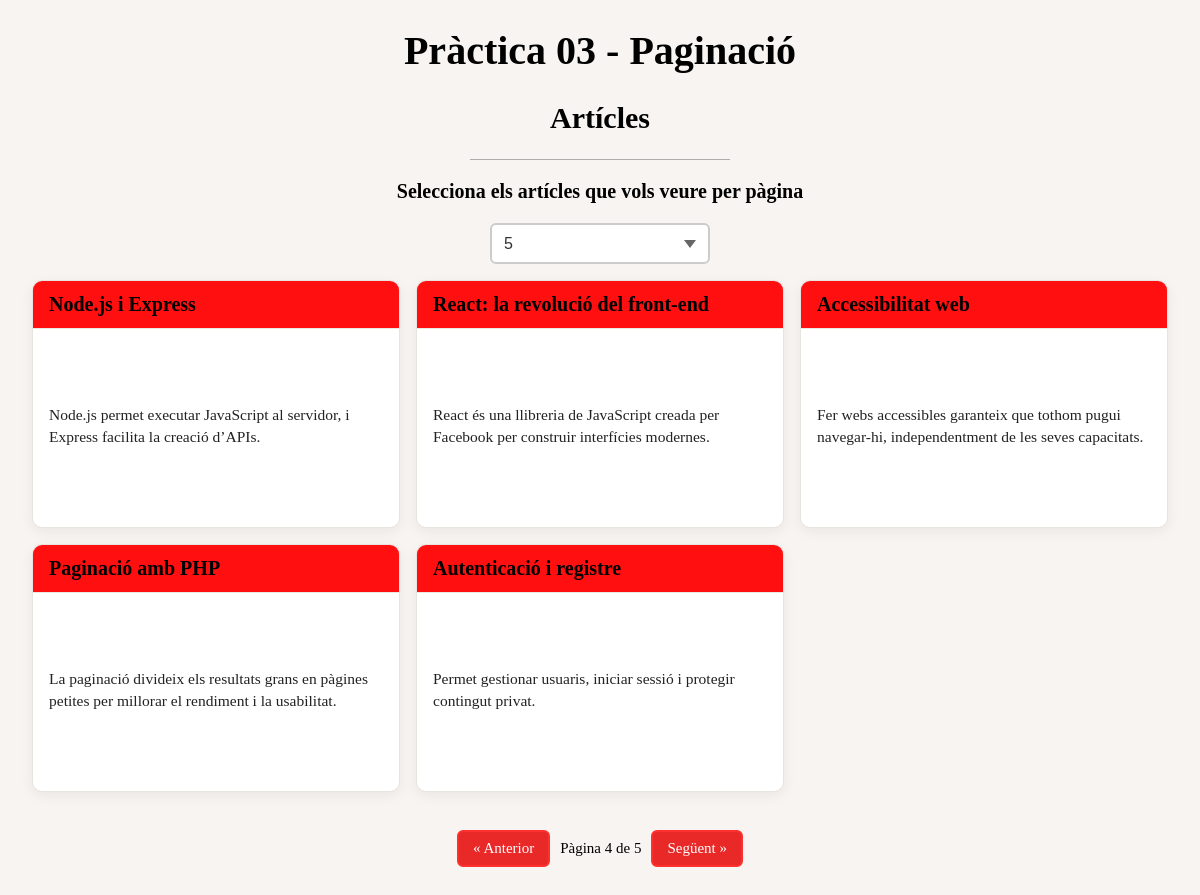
Page /?per_page=5&page=4 on the committed database.
### tables this page shows
CREATE TABLE IF NOT EXISTS articles (
    id INT NOT NULL AUTO_INCREMENT PRIMARY KEY,
    dni VARCHAR(9) NOT NULL,
    Nom VARCHAR(50) NOT NULL,
    Cos TEXT NOT NULL
);

### index.php (called while the page is built, shortened)
<?php
require_once __DIR__ . '/config/db_connection.php';
$permitits = range(1, 10);
$perDefecte = 5;
$articlesPerPagina = (isset($_GET['per_page']) && in_array((int)$_GET['per_page'], $permitits, true))
    ? (int)$_GET['per_page']
    : $perDefecte;
$paginaActual = (isset($_GET['page']) && is_numeric($_GET['page']) && (int)$_GET['page'] > 0)
    ? (int)$_GET['page']
    : 1;
$total = (int)$conn->query("SELECT COUNT(*) FROM articles")->fetchColumn();
$totalPagines = (int)max(1, ceil($total / $articlesPerPagina));
$offset = ($paginaActual - 1) * $articlesPerPagina;
$sql = "SELECT id, Nom, Cos
        FROM articles
        ORDER BY id ASC
        LIMIT :limit OFFSET :offset";
$stmt = $conn->prepare($sql);
$stmt->bindValue(':limit',  $articlesPerPagina, PDO::PARAM_INT);
$stmt->bindValue(':offset', $offset, PDO::PARAM_INT);
$stmt->execute();
$articles = $stmt->fetchAll();
$queryBase = http_build_query(['per_page' => $articlesPerPagina]);
$prevUrl = "?{$queryBase}&page=" . max(1, $paginaActual - 1);
$nextUrl = "?{$queryBase}&page=" . min($totalPagines, $paginaActual + 1);
include_once __DIR__ . '/app/view/vista.index.php';

### app/view/vista.index.php (the view, shortened to what this page needs)
<!DOCTYPE html>
<html lang="ca">
<head>
  <link rel="stylesheet" href="resources/css/style.css">
</head>
<body>
  <h1>Pràctica 03 - Paginació</h1>
  <h2>Artícles</h2>
  <div class="separador"></div>
  <div class="articles">
    <h3>Selecciona els artícles que vols veure per pàgina</h3>
    <form method="get">
      <select name="per_page" id="articles" onchange="this.form.submit()">
        <?php for ($i = 1; $i <= 10; $i++): ?>
          <option value="<?= $i ?>" <?= ($i === $articlesPerPagina ? 'selected' : '') ?>>
            <?= $i ?>
          </option>
        <?php endfor; ?>
      </select>
    </form>
  </div>
    <div class="cards-grid">
        <?php foreach ($articles as $a): ?>
            <article class="card">
                <header class="card__header">
                    <h2 class="card__title"><?= htmlspecialchars($a['Nom']) ?></h2>
                </header>
                <div class="card__body">
                    <p><?= nl2br(htmlspecialchars($a['Cos'])) ?></p>
                </div>
            </article>
        <?php endforeach; ?>
    </div>
    <div class="paginacio">
        <a class="page-btn <?= ($paginaActual==1?'is-disabled':'') ?>" href="<?= $prevUrl ?>">&laquo; Anterior</a>
        <span class="page-state">Pàgina <?= $paginaActual ?> de <?= $totalPagines ?></span>
        <a class="page-btn <?= ($paginaActual==$totalPagines?'is-disabled':'') ?>" href="<?= $nextUrl ?>">Següent &raquo;</a>
    </div>
</body>
</html>

### resources/css/style.css (style rules this page uses)
body { background-color: #f7f4f1; }
h1 { text-align: center; color: rgb(0, 0, 0); font-family: 'Formula1-Display-Bold', cursive; font-size: 40px; }
h2 { text-align: center; color: rgb(0, 0, 0); font-family: 'Formula1-Display-Bold', cursive; font-size: 30px; }
h3 { text-align: center; color: rgb(0, 0, 0); font-family: 'Formula1-Display-Bold', cursive; font-size: 20px; }
.separador { border-top: #acacac 1px solid; margin-top: 0px; margin-left: 39%; margin-right: 39%; margin-bottom: 0px; }
.articles { text-align: center; margin-top: 16px; }
#articles { -webkit-appearance: none; -moz-appearance: none; appearance: none; display: inline-block; width: 220px; padding: 10px 40px 10px 12px; font-size: 16px; border: 2px solid #ccc; border-radius: 6px; background-color: #ffffff; color: #333333; background-repeat: no-repeat; background-position: right 12px center; cursor: pointer; transition: border-color 0.15s, box-shadow 0.15s; }
.cards-grid { display: grid; grid-template-columns: repeat(auto-fill, minmax(280px, 1fr)); gap: 16px; padding: 16px 24px; max-width: 1200px; margin: 0 auto; }
.card { background: #ffffff; border: 1.5px solid #e7e3de; border-radius: 10px; box-shadow: 0 4px 14px rgba(0,0,0,0.06); overflow: hidden; transition: transform .12s ease, box-shadow .12s ease, border-color .12s ease; }
.card__header { background: #ff0f0f; padding: 12px 16px; border-bottom: 1px solid #ece8e4; }
.card__title { margin: 0; text-align: left; font-family: 'Formula1-Display-Bold', cursive; font-size: 20px; color: #000; }
.card__body { padding: 14px 16px 18px; color: #222; line-height: 1.45; font-size: 15.5px; white-space: pre-wrap; }
.paginacio { display: flex; gap: 10px; align-items: center; justify-content: center; margin: 22px auto 40px; padding: 0 16px; }
.page-btn { display: inline-block; padding: 8px 14px; border: 2px solid #ff3030; border-radius: 6px; background: rgb(233, 40, 40); color: #fff; font-size: 15px; text-decoration: none; transition: background-color .15s, color .15s, border-color .15s, transform .1s; }
.page-state { font-family: 'Formula1-Display-Bold', cursive; font-size: 15px; color: #000; }
.articles { margin-top: 16px; }

### rows in the picture
articles: Nom "Node.js i Express", Cos "Node.js permet executar JavaScript al servidor, i Express facilita la creació d’APIs."
articles: Nom "React: la revolució del front-end", Cos "React és una llibreria de JavaScript creada per Facebook per construir interfícies modernes."
articles: Nom "Accessibilitat web", Cos "Fer webs accessibles garanteix que tothom pugui navegar-hi, independentment de les seves capacitats."
articles: Nom "Paginació amb PHP", Cos "La paginació divideix els resultats grans en pàgines petites per millorar el rendiment i la usabilitat."
articles: Nom "Autenticació i registre", Cos "Permet gestionar usuaris, iniciar sessió i protegir contingut privat."

### other values in the picture
$paginaActual "4"
$totalPagines "5"
form field per_page "5"
